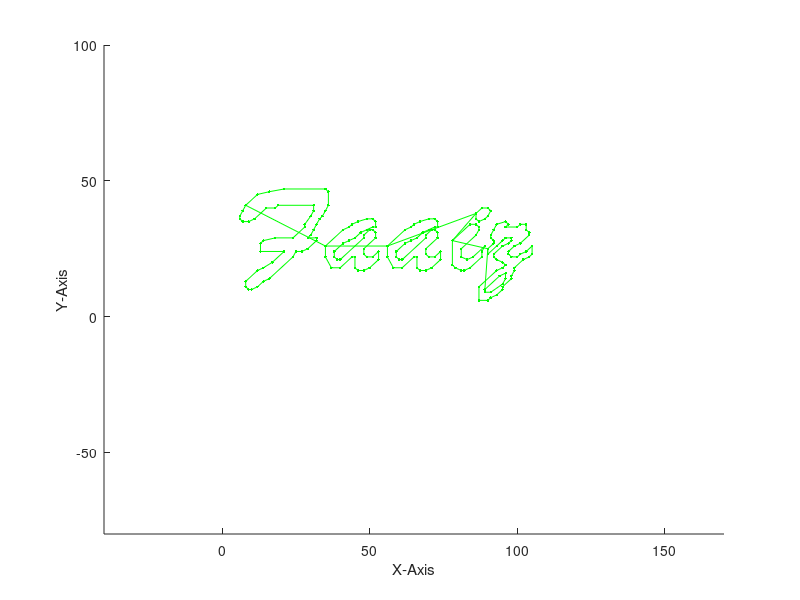

MATLAB code to generate this figure:
%% Trajectory path of the robot

trajectorypath = dlmread('./Name-Coordinates/lastname_only.txt');

[nx,ny] = size(trajectorypath);

figure
hold on

for i = 1:nx-1
    v=[trajectorypath(i,:);trajectorypath(i+1,:)];
    plot3(v(:,1),v(:,2),v(:,3),'g');
    plot3(v(:,1),v(:,2),v(:,3),'g.')
end

axis([-40 170 -80 100 -100 100]);
xlabel('X-Axis');
ylabel('Y-Axis');
zlabel('Z-Axis');

view(0,90);